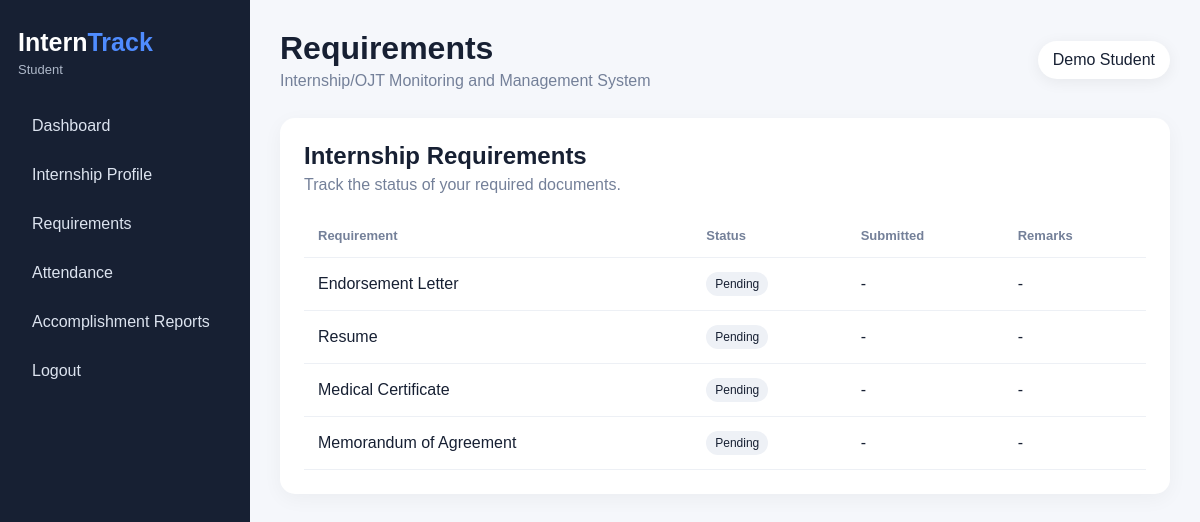
The page /student/requirements.php (signed in) on the database its author committed.
### tables this page shows
CREATE TABLE requirements (
    requirement_id INT AUTO_INCREMENT PRIMARY KEY,
    internship_id INT NOT NULL,
    requirement_name VARCHAR(150) NOT NULL,
    file_path VARCHAR(255),
    status ENUM('pending','submitted','approved','rejected') DEFAULT 'pending',
    remarks TEXT,
    submitted_at DATETIME NULL,
    reviewed_at DATETIME NULL,
    FOREIGN KEY (internship_id) REFERENCES internships(internship_id) ON DELETE CASCADE
);

### student/requirements.php (the view, shortened to what this page needs)
<?php
$page_title = 'Requirements';
require_once __DIR__ . '/../includes/header.php';
$stmt = $conn->prepare("SELECT r.requirement_name, r.status, r.remarks, r.submitted_at
    FROM requirements r JOIN internships i ON i.internship_id=r.internship_id
    WHERE i.student_id=? ORDER BY r.requirement_id");
$stmt->bind_param('i', $_SESSION['user_id']);
$stmt->execute();
$result = $stmt->get_result();
?>
<section class="panel">
<div class="panel-head"><div><h2>Internship Requirements</h2><p>Track the status of your required documents.</p></div></div>
<div class="table-wrap"><table><thead><tr><th>Requirement</th><th>Status</th><th>Submitted</th><th>Remarks</th></tr></thead><tbody>
<?php while ($row=$result->fetch_assoc()): ?>
<tr><td><?= htmlspecialchars($row['requirement_name']) ?></td>
<td><span class="badge <?= htmlspecialchars($row['status']) ?>"><?= htmlspecialchars(ucfirst($row['status'])) ?></span></td>
<td><?= htmlspecialchars($row['submitted_at'] ?? '-') ?></td>
<td><?= htmlspecialchars($row['remarks'] ?? '-') ?></td></tr>
<?php endwhile; ?>
</tbody></table></div>
</section>
<?php require_once __DIR__ . '/../includes/footer.php'; ?>

### includes/header.php (shortened to what this page needs)
<!DOCTYPE html>
<html lang="en">
<head>
<link rel="stylesheet" href="/interntrack/assets/css/style.css">
</head>
<body>
<div class="app">
<aside class="sidebar">
    <div class="brand">Intern<span>Track</span></div>
    <p class="role"><?= htmlspecialchars(ucfirst($_SESSION['role'])) ?></p>
    <nav>
        <a href="/interntrack/dashboard.php">Dashboard</a>
        <?php if ($_SESSION['role'] === 'student'): ?>
            <a href="/interntrack/student/profile.php">Internship Profile</a>
            <a href="/interntrack/student/requirements.php">Requirements</a>
            <a href="/interntrack/student/attendance.php">Attendance</a>
            <a href="/interntrack/student/reports.php">Accomplishment Reports</a>
        <?php elseif ($_SESSION['role'] === 'coordinator'): ?>
            <a href="#">Students</a><a href="#">Companies</a><a href="#">Assignments</a><a href="#">Reports</a>
        <?php elseif ($_SESSION['role'] === 'supervisor'): ?>
            <a href="#">My Interns</a><a href="#">Attendance</a><a href="#">Reports</a><a href="#">Evaluations</a>
        <?php else: ?>
            <a href="#">Users</a><a href="#">System Reports</a><a href="#">Settings</a>
        <?php endif; ?>
        <a href="/interntrack/logout.php">Logout</a>
    </nav>
</aside>
<main class="content">
<header class="topbar">
    <div>
        <h1><?= htmlspecialchars($page_title ?? 'Dashboard') ?></h1>
        <p>Internship/OJT Monitoring and Management System</p>
    </div>
    <div class="user-pill"><?= htmlspecialchars($_SESSION['full_name']) ?></div>
</header>

### includes/footer.php (shortened to what this page needs)
</main>
</div>
</body>
</html>

### assets/css/style.css (style rules this page uses)
* { box-sizing:border-box }
body { margin:0;font-family:Arial,Helvetica,sans-serif;background:#f5f7fb;color:#172033 }
.app { display:flex;min-height:100vh }
.sidebar { width:250px;background:#172033;color:#fff;padding:28px 18px;position:fixed;inset:0 auto 0 0 }
.brand { font-size:25px;font-weight:800;margin-bottom:5px }
.brand span { color:#4f8cff }
.role { color:#aeb8c9;font-size:13px;margin:0 0 28px }
.sidebar nav { display:flex;flex-direction:column;gap:7px }
.sidebar a { color:#dce3ef;text-decoration:none;padding:12px 14px;border-radius:9px }
.content { margin-left:250px;width:calc(100% - 250px);padding:30px }
.topbar { display:flex;justify-content:space-between;align-items:center;margin-bottom:28px }
.topbar h1 { margin:0 0 5px }
.topbar p,.muted { color:#748099;margin:0 }
.user-pill { background:#fff;padding:10px 15px;border-radius:999px;box-shadow:0 3px 15px #00000010 }
.stat-card,.panel { background:#fff;border-radius:15px;box-shadow:0 5px 20px #0000000b }
.panel { padding:24px }
.panel-head { display:flex;justify-content:space-between;align-items:center;margin-bottom:20px }
.panel h2 { margin:0 0 6px }
.panel p { color:#748099;margin:0 }
.table-wrap { overflow:auto }
table { width:100%;border-collapse:collapse }
th,td { text-align:left;padding:14px;border-bottom:1px solid #edf0f5 }
th { font-size:13px;color:#748099 }
.badge { display:inline-block;padding:5px 9px;border-radius:999px;background:#eef1f6;font-size:12px }

### rows shown on the page
requirements: requirement_name "Endorsement Letter", status "Pending", submitted_at "-", remarks "-"
requirements: requirement_name "Resume", status "Pending", submitted_at "-", remarks "-"
requirements: requirement_name "Medical Certificate", status "Pending", submitted_at "-", remarks "-"
requirements: requirement_name "Memorandum of Agreement", status "Pending", submitted_at "-", remarks "-"

### other values the page prints
$_SESSION['role'] "Student"
$page_title "Requirements"
$_SESSION['full_name'] "Demo Student"
